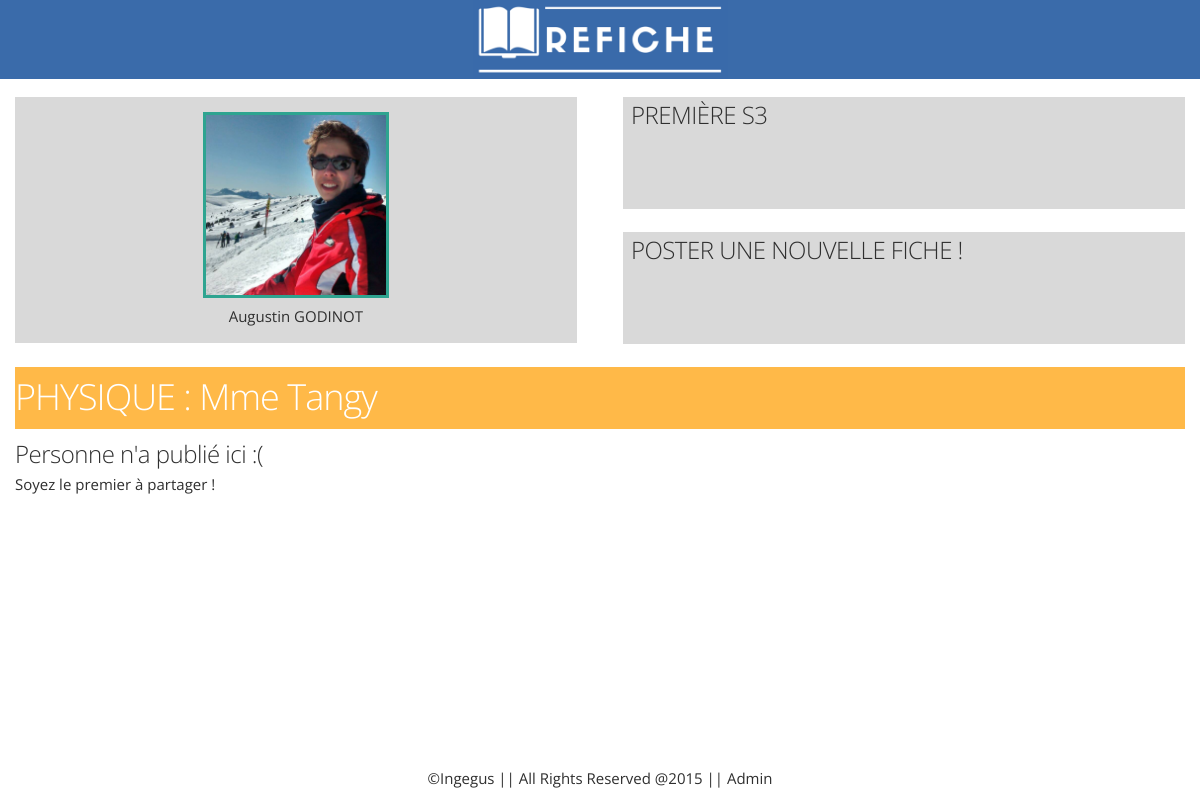
The app's page /app/lesson/Physique (signed in) with its own data.
### app/models.py (models this page shows, shortened)
class Profile(models.Model):
	user = models.OneToOneField(User)  # Link with the original user class that we extend
	classroom = models.ForeignKey('Classroom')  # Link to the user's classroom
	school = models.ForeignKey('School')  # Link to the school of the profile (student or teacher)
	class Meta(object):
		abstract = True

class Student(Profile):
	lessons = models.ManyToManyField(Lesson)
	numberOfSheetsUploaded = models.IntegerField(default=0)

class Classroom(models.Model):
	level = models.ForeignKey('Level')  # Level or degree of the class (ex: 1ere)
	school = models.ForeignKey('School')  # School witch the classroom belongs to
	name = models.CharField(max_length=100)  # Name of the classroom (ex: Première S-3)
	shortName = models.CharField(max_length=8)  # Name of the classroom shortened (ex: 1-S3)
	lessons = models.ManyToManyField(Lesson)

class Lesson(models.Model):
	name = models.CharField(max_length=30)  # The official name of the class
	teacher = models.ForeignKey('Teacher')  # The link to the teacher (one teacher for one class)
	def __str__(self):
		return "{0} ({1})".format(self.name, self.teacher)

class Teacher(models.Model):
	GENDER_CHOICES = (('M.', 'Monsieur'),
					  ('Mme', 'Madame'),
					  ('Mlle', 'Mademoiselle'))
	lastName = models.CharField(max_length=60)  # Last name of the teacher
	firstName = models.CharField(max_length=30, null=True)  # First name of the teacher
	gender = models.CharField(max_length=4, choices=GENDER_CHOICES)
	createdBy = models.ForeignKey(Student)
	def __str__(self):
		return "{0} {1}".format(self.gender, self.lastName)

### app/views.py (the view)
# urls.py: url(r'^lesson/(?P<lesson_name>.+)$', 'lessonPage'),
@login_required
def lessonPage(request, lesson_name):
	student = getStudent(request.user)
	try:
		lesson = student.classroom.lessons.get(name=lesson_name)
	except Lesson.DoesNotExist:
		raise Http404("This lesson does not exist or you are not registered to it !")
	sheets = Sheet.objects.filter(lesson=lesson).order_by('-uploadDate')
	return render(request, 'app/lesson.html', locals())

### app/functions.py (called while the page is built)
def getStudent(instance):
	from app.models import Student
	user = instance
	try:
		student = Student.objects.get(user=user)
	except Student.DoesNotExist:
		logger = logging.getLogger('users')
		logger.error(user.username+'\'s account is not linked to a profile account! id = '+str(user.id))
		raise Http404("Your user account is not linked to a profile account !")
	return student

### app/templatetags/app_extras.py (called while the page is built)
@register.inclusion_tag('app/newSheet.html')
def getNewSheetForm(request):
	student = getStudent(request.user)
	form = UploadSheetForm(student=student)
	return {'form': form }

### registration/templatetags/registration_extras.py (called while the page is built)
@register.inclusion_tag('registration/newCode.html')
def getStudentRegistrationForm(request):
	form = StudentRegistrationForm()
	return {'form': form }

### app/templates/app/lesson.html
{% extends "home.html" %}
{% load humanize static app_extras %}
{% block in_content %}
<div id="sheets">
    <header>
        <h3 class="full-container-size">
            {{ lesson.name|upper }} :  {{ lesson.teacher.gender }} {{ lesson.teacher.lastName }}
        </h3>
    </header>
    <div class=flex-container>
    {% for sheet in sheets %}
        <div class="sheet" style="  {% if sheet.sheetType == 'SHEET' %}
                                        background-image: url('{% static 'img/icons/note.png' %}');
                                    {% elif sheet.sheetType == 'NOTES' %}
                                        background-image: url('{% static 'img/icons/note.png' %}');
                                    {% elif sheet.sheetType == 'TEST' %}
                                        background-image: url('{% static 'img/icons/test.png' %}');
                                    {% elif sheet.sheetType == 'TEST_CORRECTION' %}
                                        background-image: url('{% static 'img/icons/test_correction.png' %}');
                                    {% endif %}
                                    ">
            <a href="{% url 'app.views.downloadSheetPage' pk=sheet.pk %}" class="full-container-size">
                <div class="info_container">
                    <h5>{{ sheet.name }}</h5>
                    <div class="sheet_info">
                        #{{ sheet.get_sheetType_display }}<br />
                        {{ sheet.uploadedBy.user.first_name }} {{ sheet.uploadedBy.user.last_name|upper }}
                        ({{ sheet.uploadedBy.classroom.shortName }})
                        {{ sheet.uploadDate|naturaltime_addon }} <br />
                        Cliquez pour télécharger
                    </div>
                </div>
            </a>
        </div>
    {% empty %}
        <div class="full-container-size">
            <h5>Personne n'a publié ici :(</h5>
            <p>Soyez le premier à partager !</p>
        </div>
    {% endfor %}
    </div>
</div>
{% endblock %}

### app/templates/home.html (shortened to what this page needs)
{% extends "base.html" %}
{% load static app_extras admin_urls %}
{% block content %}
<nav class="container">
    <div class="row">
        <div id="user_infos" class="six columns left-cell full-container-size">
            <div id="user_infos_content">
                <a href="#" class="full-container-size"><img id="user-icon" src="{% static 'img/user_test_img.png' %}" /><br />
                <span>{{ user.first_name }} {{ user.last_name|upper }}</span></a>
            </div>
            {% if request.user.is_staff %}
                    {% load registration_extras %}
            {% endif %}
        </div>
        <div id="left_cell" class="six columns">
            <div class="container">
                <div id="classroom_profile" class="row right-cell"><a href="{% url 'app.views.underConstruction' classroom_name='miew' %}" class="full-container-size"><h5>{{ student.classroom.name }}</h5></a></div>
                <div class="row right-cell" id="new_sheet_div" >
                    <a id="post_new_sheet_link" href="#" class="full-container-size post_new_sheet_link"><h5>Poster une nouvelle fiche !</h5></a>
                </div>
            </div>
        </div>
    </div>
</nav>
{% block in_content %}{% endblock %}
{% endblock %}

### static/css/skeleton.css (style rules this page uses)
html { font-family: sans-serif; -ms-text-size-adjust: 100%; -webkit-text-size-adjust: 100%; }
body { margin: 0; }
article, aside, details, figcaption, figure, footer, header, hgroup, main, menu, nav, section, summary { display: block; }
a { background-color: transparent; }
img { border: 0; }
.container { position: relative; width: 100%; padding: 0 20px; margin: 0 auto; box-sizing: border-box; }
.column, .columns { width: 100%; float: left; box-sizing: border-box; }
@media (min-width: 400px) { .container { width: 100%; padding: 0; } }
@media (min-width: 550px) { .container { width: 100%; } }
@media (min-width: 550px) { .column, .columns { margin-left: 4%; } }
@media (min-width: 550px) { .column:first-child, .columns:first-child { margin-left: 0; } }
@media (min-width: 550px) { .six.columns { width: 48%; } }
html { font-size: 62.5%; }
body { font-size: 1.5em; line-height: 1.6; font-weight: 400; font-family: "Open Sans", Helvetica, Verdana, sans-serif; color: #2f2f2f; }
h1, h2, h3, h4, h5, h6 { margin: 0; font-weight: 300; }
h3 { font-size: 3.0rem; line-height: 1.3; letter-spacing: -.1rem; }
h5 { font-size: 1.8rem; line-height: 1.5; letter-spacing: -.05rem; }
@media (min-width: 550px) { h3 { font-size: 3.6rem; } }
@media (min-width: 550px) { h5 { font-size: 2.4rem; } }
p { margin-top: 0; }
a { color: #1EAEDB; }
pre, blockquote, dl, figure, table, p, ul, ol, form { margin-bottom: 2.5rem; }
.container:after, .row:after, .u-cf { content: ""; display: table; clear: both; }

### static/css/main.css (style rules this page uses)
body, html { display: flex; flex-direction: column; height: 100%; background-color: #ffffff; }
header { margin: 0px; flex-shrink: 0; background-color: #3a6baa; }
#content header { padding-top: 0.5em; padding-bottom: 0.5em; color: white; }
a { text-decoration: none; color: inherit; }
.full-container-size { display: block; box-sizing: border-box; width: 100%; height: 100%; }

### static/css/app.css (style rules this page uses)
#content nav .container { min-height: 15em; }
#content nav .right-cell, #content nav .left-cell { background-color: #D9D9D9; }
#content nav .left-cell { margin-bottom: 1.5em; text-align: center; }
#content nav #user-icon { display: inline; width: 12em; border: 3px solid #2EA490; }
#content nav .right-cell { height: 7.5em; margin-bottom: 1.5em; padding-left: 0.5em; }
#content nav .right-cell a { text-transform: uppercase; }
#content #user_infos_content { margin-bottom: 1em; margin-top: 1em; }
#sheets header { background-color: #FFB948; margin-bottom: 0.5em; }
#sheets header h3 { max-width: 70%; }
#sheets .flex-container { display: flex; flex-direction: row; flex-wrap: wrap; justify-content: space-between; overflow: hidden; }

### records on screen
Student: classroom.name "PREMIÈRE S3"
Lesson: name "PHYSIQUE", teacher.gender "Mme", teacher.lastName "Tangy"

### other values on screen
{{ user.first_name }} "Augustin"
{{ user.last_name|upper }} "GODINOT"
